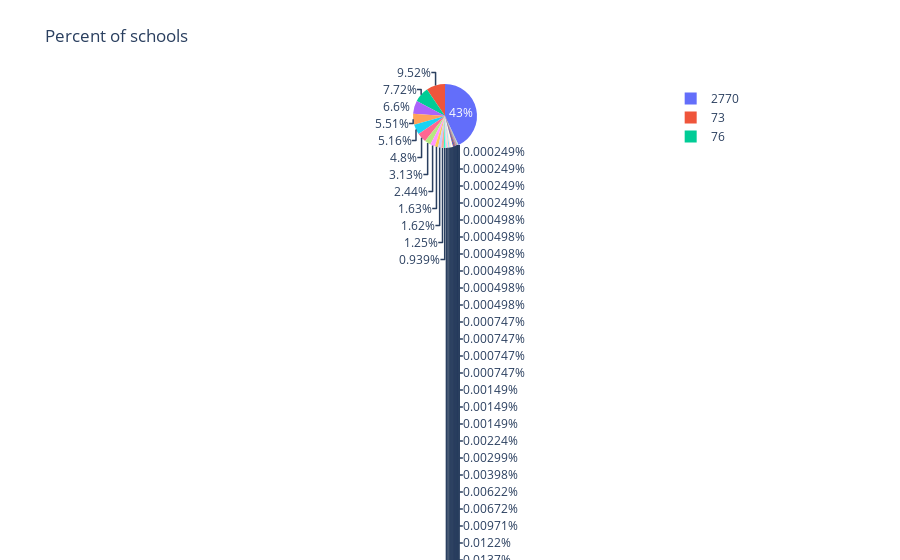

Notebook source saved alongside this figure:
### Code cell
ds = data['school_id'].value_counts().reset_index()

ds.columns = [
    'school_id',
    'percent'
]

ds['percent'] /= len(data)
ds = ds.sort_values(['percent'])

fig = px.pie(
    ds,
    names = 'school_id',
    values = 'percent',
    title = 'Percent of schools',
)

fig.show()
